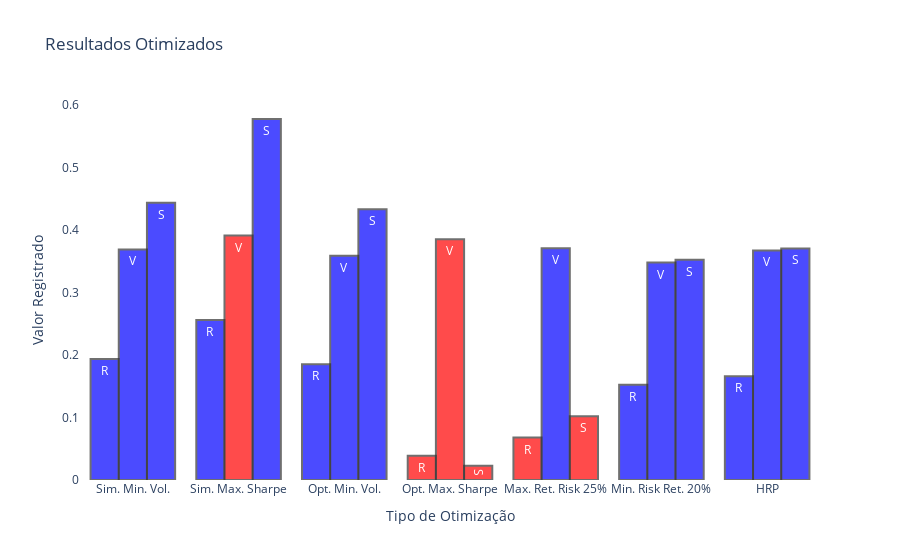

Notebook code cell kept with this figure:
### Markdown cell above
## Comparação Entre as Otimizações

### Code cell
rets = Portfolio.all_rets()[4:]
vols = Portfolio.all_vols()[4:]
sharpes = Portfolio.all_sindex()[4:]

ret_cores = map(
    lambda r: 'red' if r < acoes_fut.portfolio_return() else 'blue',
    rets
)

vol_cores = map(
    lambda v: 'blue' if v < acoes_fut.volatility() else 'red',
    vols
)

sharpe_cores = map(
    lambda s: 'red' if s < acoes_fut.s_index(selic_a_fut) else 'blue',
    sharpes
)

colors = {
    'rets': list(ret_cores),
    'vols': list(vol_cores),
    'sharpes': list(sharpe_cores)
}

# como a imagem do plotly não é renderizada no github,
# insiro o png da mesma
aux.plot_opt_comparisons(rets, vols, sharpes, colors)

### Figure 1 — Plotly figure (JSON) as saved in the notebook; plotly's stock layout.template omitted (floating-point values rounded to 4 significant figures)
{"data": [{"hoverinfo": "text+y", "marker": {"color": ["blue", "blue", "blue", "red", "red", "blue", "blue"], "line": {"color": "#333", "width": 2}}, "opacity": 0.7, "showlegend": false, "text": "R", "type": "bar", "x": ["Sim. Min. Vol.", "Sim. Max. Sharpe", "Opt. Min. Vol.", "Opt. Max. Sharpe", "Max. Ret. Risk 25%", "Min. Risk Ret. 20%", "HRP"], "y": [0.1935, 0.2557, 0.1853, 0.03883, 0.06786, 0.1525, 0.1659]}, {"hoverinfo": "text+y", "marker": {"color": ["blue", "red", "blue", "red", "blue", "blue", "blue"], "line": {"color": "#333", "width": 2}}, "opacity": 0.7, "showlegend": false, "text": "V", "type": "bar", "x": ["Sim. Min. Vol.", "Sim. Max. Sharpe", "Opt. Min. Vol.", "Opt. Max. Sharpe", "Max. Ret. Risk 25%", "Min. Risk Ret. 20%", "HRP"], "y": [0.3687, 0.391, 0.3587, 0.3851, 0.3706, 0.3478, 0.3671]}, {"hoverinfo": "text+y", "marker": {"color": ["blue", "blue", "blue", "red", "red", "blue", "blue"], "line": {"color": "#333", "width": 2}}, "opacity": 0.7, "showlegend": false, "text": "S", "type": "bar", "x": ["Sim. Min. Vol.", "Sim. Max. Sharpe", "Opt. Min. Vol.", "Opt. Max. Sharpe", "Max. Ret. Risk 25%", "Min. Risk Ret. 20%", "HRP"], "y": [0.4435, 0.5774, 0.4329, 0.02292, 0.1021, 0.3522, 0.3703]}], "layout": {"hoverdistance": 100, "plot_bgcolor": "#FFF", "title": {"text": "Resultados Otimizados"}, "xaxis": {"showgrid": false, "title": {"text": "Tipo de Otimização"}}, "yaxis": {"showgrid": false, "title": {"text": "Valor Registrado"}}}}
